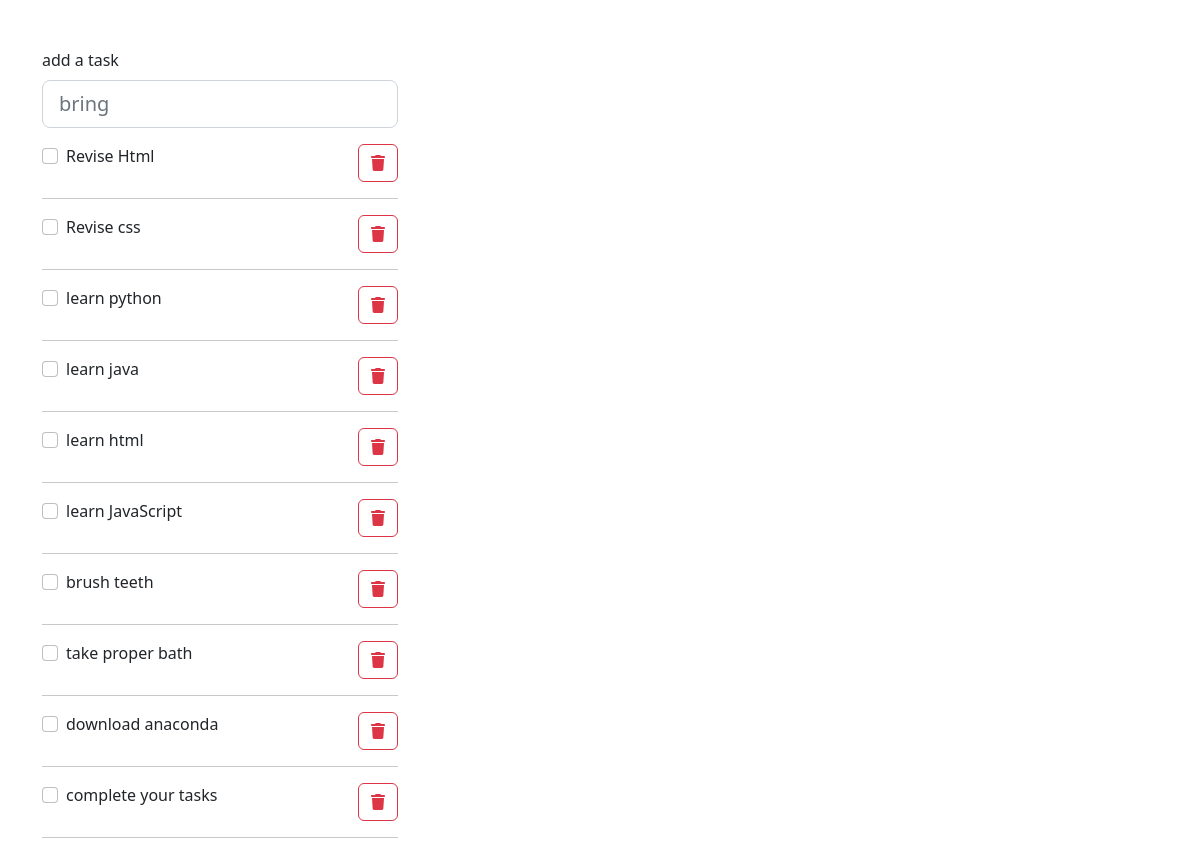
Before: / with the older database file.
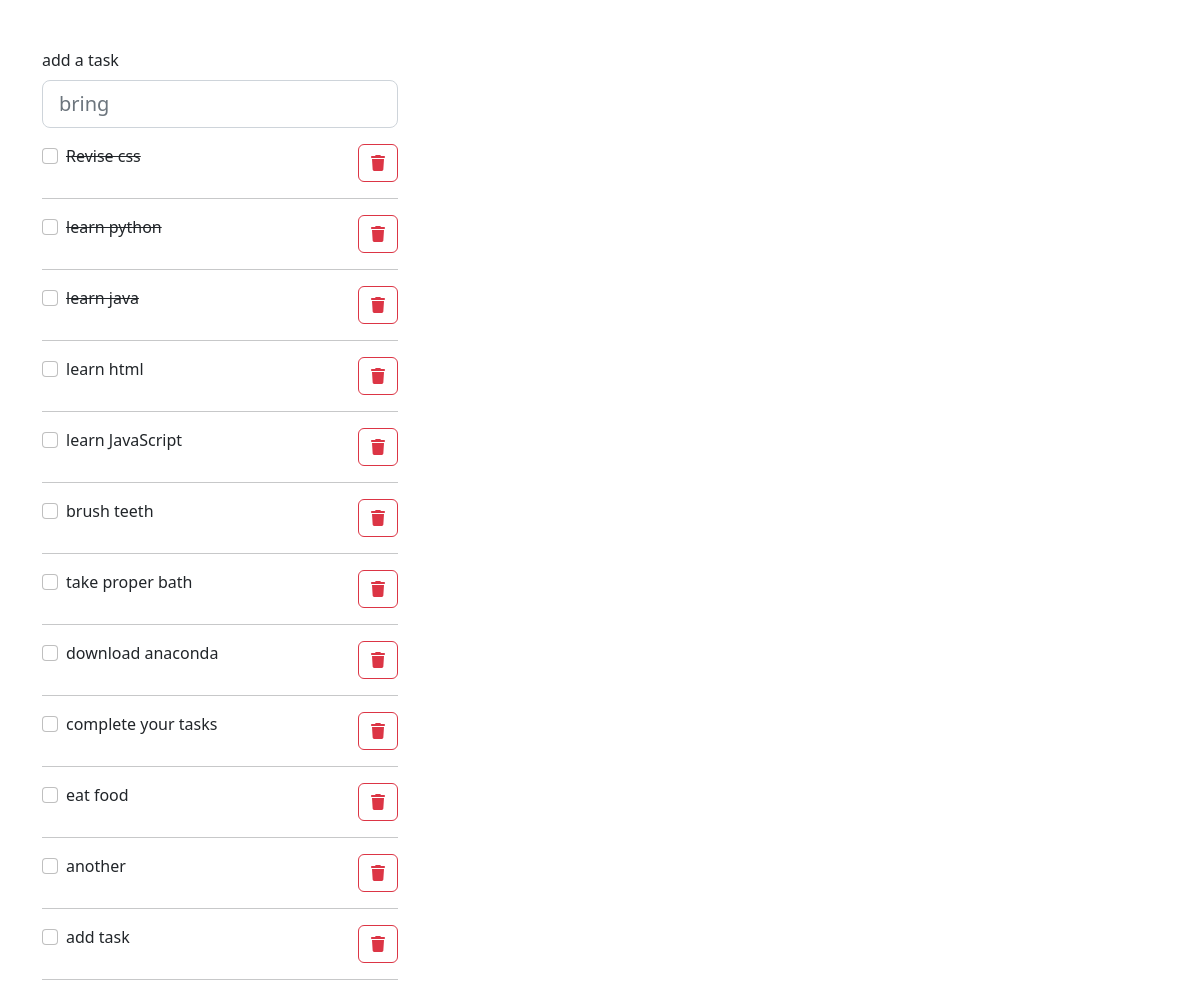
After: the same page with the newer database file.
### home/models.py (models this page shows, shortened)
class Task(models.Model):
    title = models.CharField(max_length=200)
    is_completed = models.BooleanField(default=False)
    created = models.DateTimeField(auto_now_add=True)

### home/views.py (the view)
# urls.py: path('', views.index, name="home"),#for home page
def index(request):
    context ={
         'task_list': Task.objects.all()
    }
    return render(request,'index.html', context)

### templates/index.html (shortened to what this page needs)
<!doctype html>
<html lang="en">
<head>
  <link href="https://cdn.jsdelivr.net/npm/bootstrap@5.2.1/dist/css/bootstrap.min.css" rel="stylesheet"
>
  <link rel="stylesheet" href="https://cdnjs.cloudflare.com/ajax/libs/font-awesome/6.2.0/css/all.min.css"
 />
</head>
<body>
  <main>
    <div class="container">
      <div class="row">
        <div class="col-md-4">
          {% include 'todo_list.html' %}
        </div>
      </div>
    </div>
  </main>
</body>
</html>

### templates/todo_list.html (shortened to what this page needs)
<div id="todo-list" class="pt-5">
    <form class="d-flex" hx-post="{% url 'add' %}">
        <div class="col">
            <div class="mb-3">
                <label for="task" class="form-label">add a task</label>
                <input type="text" name="task" id="task" class="form-control form-control-lg" placeholder="bring " >
            </div>
        </div>
    </form>
    <div class="col">
        {% for item  in task_list %}
        <div class="justify-content-between d-flex">
            {% if item.is_completed %} <div class= "form-check form-check-inline">
                <input class="form-check-input" type="checkbox" id="{{item.title}}" value="{{item.id}}"
                hx-get="{% url 'update' item.id %}">
                <label class="form-check-label" for="{{itemm.title}}">
                    <del>{{item.title}}</label></del>
              </div>
            {% else %} <div class= "form-check form-check-inline">
                <input class="form-check-input" type="checkbox" id="{{item.title}}" value="{{item.id}}"
                hx-get="{% url 'update' item.id %}">
                <label class="form-check-label" for="{{itemm.title}}">{{item.title}}</label>
              </div>
            {% endif %}
          <button type="button" class="btn btn-outline-danger" hx-get="{% url 'delete' item.id %}">
            <i class="fa fa-trash"></i></button>
        </div>
       <hr>
        {% empty %}
        <div class="alert alert-warning" role="alert">
            please enter a task!
          </div>
        {% endfor %}
    </div>
</div>

Changed rows visible on the page:
removed Task: title "Revise Html"
changed Task "Revise css": is_completed False → True (drawn)
changed Task "learn python": is_completed False → True (drawn)
changed Task "learn java": is_completed False → True (drawn)
added Task: title "eat food"
added Task: title "another"
added Task: title "add task"
